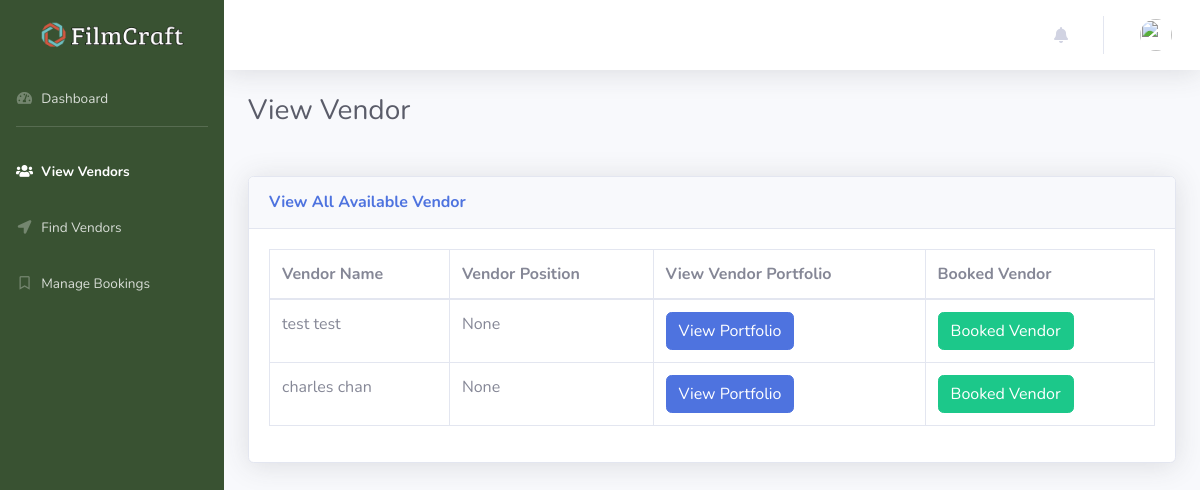
Before: /user_customer/view_vendor.php with the older database file.
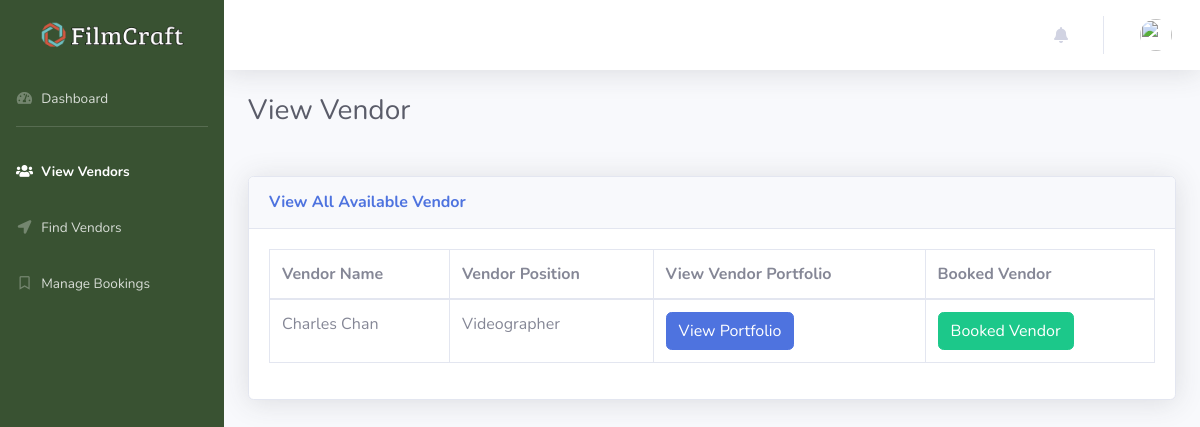
After: the same page with the newer database file.
### tables this page shows
CREATE TABLE `portfolio` (
  `portfolioId` int(11) NOT NULL,
  `vendor_Id` int(11) NOT NULL,
  `vendorWork_Id` int(11) NOT NULL,
  `portfolioFirstName` varchar(50) NOT NULL,
  `portfolioLastName` varchar(50) NOT NULL,
  `portfolioAddress` varchar(150) NOT NULL,
  `portfolioEmail` varchar(150) NOT NULL,
  `portfolioVendorPosition` varchar(50) NOT NULL,
  `portfolioProfileImage` varchar(255) NOT NULL,
  `portfolioRating` varchar(50) NOT NULL,
  `portfolioBookingRate` varchar(250) NOT NULL,
  `portfolioStartPrice` varchar(150) NOT NULL DEFAULT '0',
  `portfolioEndPrice` varchar(150) NOT NULL DEFAULT '0',
  `portfolioDescription` varchar(255) NOT NULL,
  `portfolioStatus` tinyint(4) NOT NULL
);

CREATE TABLE `vendor` (
  `vendorId` int(11) NOT NULL,
  `vendorEmail` varchar(150) NOT NULL,
  `vendorPassword` varchar(150) NOT NULL,
  `vendorFirstName` varchar(50) NOT NULL,
  `vendorLastName` varchar(50) NOT NULL,
  `vendorGender` varchar(20) NOT NULL,
  `vendorBirthdate` varchar(50) NOT NULL,
  `vendorNumber` varchar(50) NOT NULL,
  `vendorAddress` varchar(150) NOT NULL,
  `vendorType` varchar(50) NOT NULL,
  `vendorPosition` varchar(50) NOT NULL,
  `vendorProfileImage` varchar(255) NOT NULL,
  `vendorStatus` tinyint(5) NOT NULL,
  `vendorUserType` varchar(150) NOT NULL,
  `vendorLatitude` varchar(255) NOT NULL,
  `vendorLongitude` varchar(255) NOT NULL
);

### user_customer/view_vendor.php (the view, shortened to what the changed rows need)
<?php
include("header.php");
?>
<body id="page-top">
    <div id="wrapper">
        <div id="content-wrapper" class="d-flex flex-column">
            <div id="content">
                <div class="container-fluid">
                    <h1 class="h3 mb-5 text-gray-800">View Vendor</h1>
                    <div class="card shadow mb-4">
                        <div class="card-body">
                            <div class="table-responsive">
                                <table class="table table-bordered" id="dataTablex" width="100%" cellspacing="0">
                                    <thead>
                                        <tr>
                                            <th>Vendor Name</th>
                                            <th>Vendor Position</th>
                                            <th>View Vendor Portfolio</th>
                                            <th>Booked Vendor</th>
                                        </tr>
                                    </thead>
                                    <tbody>
                                        <?php
                                        $conn = mysqli_connect("localhost","root","","filmcraft");
                                        $query = "SELECT * FROM portfolio
                                        JOIN vendor ON portfolio.vendor_Id = vendor.vendorId
                                        WHERE vendor.vendorStatus = '1'
                                        ";
                                        $result = mysqli_query($conn,$query);
                                        while($row = mysqli_fetch_assoc($result)) {
                                        $fetchId        = $row['vendor_Id'];
                                        $fetchFirstName = $row['vendorFirstName'];
                                        $fetchLastName  = $row['vendorLastName'];
                                        $concatName     = $fetchFirstName.' '.$fetchLastName;
                                        $fetchPosition  = $row['portfolioVendorPosition'];
                                          if($fetchPosition == "Both") {
                                          $positionDisplay = "Photographer and Videographer";
                                        } else if($fetchPosition == "None") {
                                          $positionDisplay = "None";
                                        } else if($fetchPosition == "Photographer") {
                                            $positionDisplay = "Photographer";
                                        } else if($fetchPosition == "Videographer") {
                                            $positionDisplay = "Videographer";
                                        }
                                        ?>
                                        <tr>
                                            <td><?php echo $concatName ?></td>
                                            <td><?php echo $positionDisplay ?></td>
                                            <td><a href="view_portfolio.php?VID=<?php echo $fetchId ?>" class="btn btn-primary">View Portfolio</a></td>
                                            <td><a href="book_vendor.php?VID=<?php echo $fetchId ?>" class="btn btn-success">Booked Vendor</a></td>
                                        </tr>
                                       <?php } ?>
                                    </tbody>
                                </table>
                            </div>
                        </div>
                    </div>
                </div>
            </div>
        </div>
    </div>
<?php
include("footer.php");
?>

Changed rows visible on the page:
no longer on this page (row edited): portfolio: vendor_Id.vendorLastName "test test", portfolioVendorPosition "None"
no longer on this page (row edited): portfolio: vendor_Id.vendorLastName "charles chan", portfolioVendorPosition "None"
added portfolio: vendor_Id.vendorLastName "Charles Chan", portfolioVendorPosition "Videographer"
